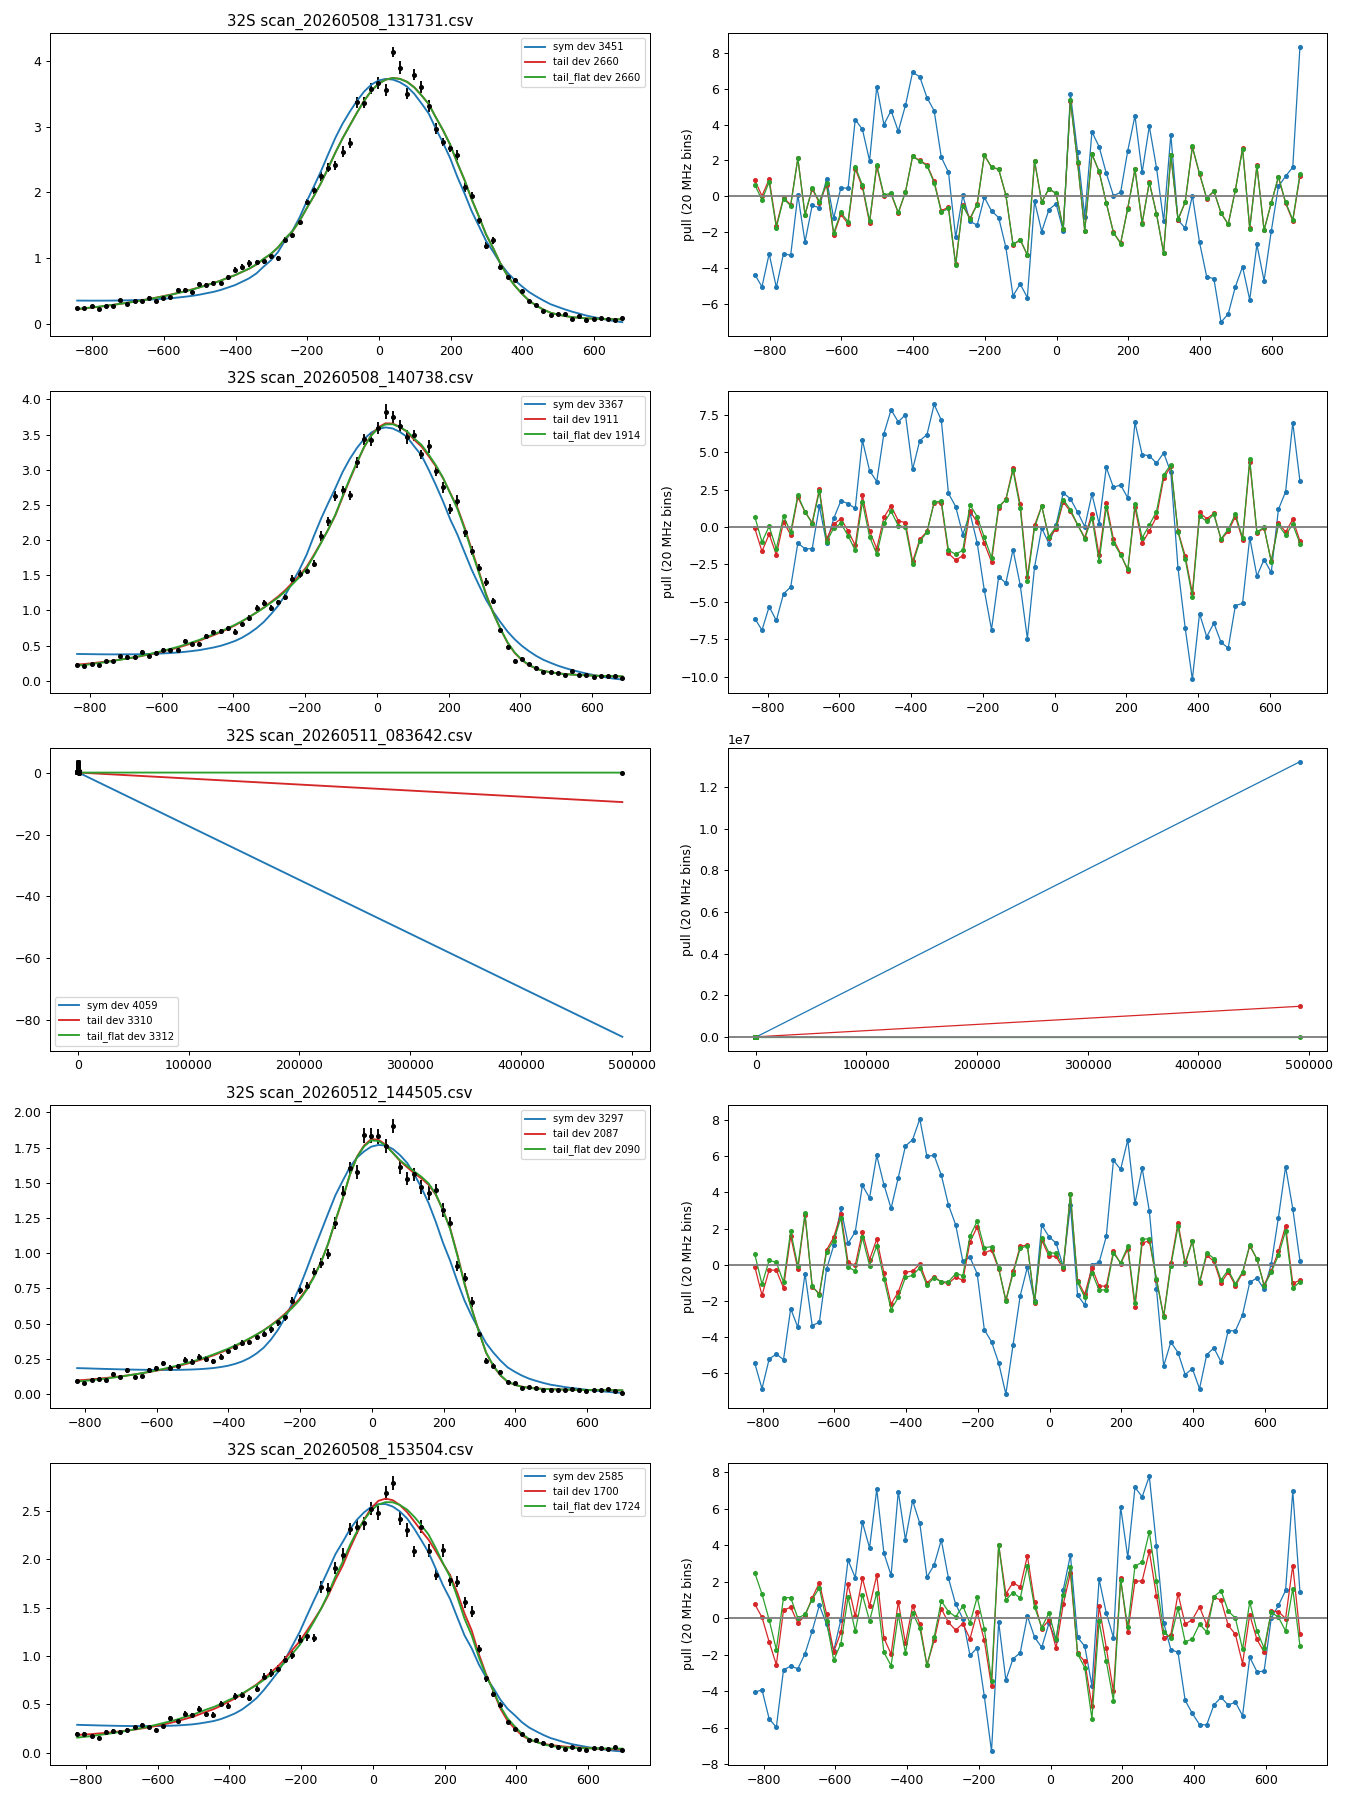

Write Python code to recreate this figure.
"""Prototype: exponential energy-loss tail on the ripple-averaged Voigt, high-stat 32S scans."""
import json, math, sys
import numpy as np
from scipy.optimize import least_squares
from scipy.signal import lfilter
REPO = r"C:\Users\EMALAB\Documents\Jackson\CREMA-Analysis"; sys.path.insert(0, REPO)
import matplotlib; matplotlib.use("Agg")
import matplotlib.pyplot as plt
import quick_isotope_shift as qis, rate_spectrum as rs, ripple_lineshape as rl

D = r"C:\Users\EMALAB\Desktop\DBD_daq_emalab\data"
CASES = [("32S", D + r"\scan_20260508_131731.csv", (4.25, 5.5)), ("32S", D + r"\scan_20260508_140738.csv", (4.25, 5.5)),
         ("32S", D + r"\scan_20260511_083642.csv", (4.25, 5.25)), ("32S", D + r"\scan_20260512_144505.csv", (4.25, 5.25)),
         ("32S", D + r"\scan_20260508_153504.csv", (4.25, 5.5))]


def exp_tail2(h, p, lam):
    r = math.exp(-h / lam)
    c1 = (lam * (1.0 - r) - h * r) / h
    c0 = (1.0 - r) - c1
    out = np.empty_like(p)
    out[-1] = p[-1]
    # vectorized via lfilter on reversed sequence: y[m] = c0 p[m] + c1 p[m-1] + r y[m-1]
    pr = p[::-1]
    y = lfilter([c0, c1], [1.0, -r], pr)
    # lfilter assumes p[-1] = 0 and y[-1] = 0 before start; correct the start transient exactly:
    # homogeneous solution adds (T_N - y_0) r^m with the true T_N = p_N (flat continuation)
    y0_true = pr[0]
    corr = (y0_true - y[0]) * r ** np.arange(pr.size)
    return (y + corr)[::-1]


def make_model(fx, laser_fwhm, ripple_hw, h=1.0):
    lo, hi = fx.min() - 50.0, fx.max() + 50.0
    x_mean = None
    def profile(x, x0, sd, gam, f, lam):
        core = rl.ripple_voigt(x - x0, sd, gam, ripple_hw, laser_fwhm_MHz=laser_fwhm)
        if f <= 0 or lam <= 0:
            return core
        ext = min(10.0 * lam, 4000.0)
        grid = np.arange(lo, hi + ext + h, h)
        p = rl.ripple_voigt(grid - x0, sd, gam, ripple_hw, laser_fwhm_MHz=laser_fwhm)
        t = exp_tail2(h, p, lam)
        return (1.0 - f) * core + f * np.interp(x, grid, t)
    return profile


def fit(fx, fn, fe, profile, theta0, free, lower, upper, x_mean):
    names = ["amp", "x0", "sd", "gam", "b0", "b1", "f", "lam"]
    theta0 = np.array(theta0, float)
    free = np.array(free)
    def rate(th, x):
        amp, x0, sd, gam, b0, b1, f, lam = th
        return b0 + b1 * (x - x_mean) + amp * profile(x, x0, sd, gam, f, lam)
    def full(v):
        th = theta0.copy(); th[free] = v; return th
    def resid(v):
        mu = fe * np.clip(rate(full(v), fx), 1e-12, None)
        return rs._deviance_residuals(fn, mu)
    lo = np.array(lower, float)[free]; hi = np.array(upper, float)[free]
    x_start = np.clip(theta0[free], lo + 1e-6 * (np.abs(lo) + 1) * np.isfinite(lo), hi - 1e-6 * (np.abs(hi) + 1) * np.isfinite(hi))
    x_start = np.where(np.isfinite(x_start), x_start, theta0[free])
    res = least_squares(resid, x_start, bounds=(lo, hi), x_scale="jac", max_nfev=3000)
    th = full(res.x)
    mu = fe * np.clip(rate(th, fx), 1e-12, None)
    steps = np.maximum(1e-4 * np.abs(th), np.array([1e-4 * max(th[0], 1e-3), 0.05, 0.05, 0.05, 1e-6, 1e-9, 1e-4, 0.05]))
    at_b = (np.abs(res.x - lo) < 1e-6 * (np.abs(lo) + 1)) | (np.abs(res.x - hi) < 1e-6 * (np.abs(hi) + 1))
    act = free[~at_b]
    J = np.empty((mu.size, act.size))
    for k, j in enumerate(act):
        a, b = th.copy(), th.copy(); a[j] += steps[j]; b[j] -= steps[j]
        J[:, k] = (fe * np.clip(rate(a, fx), 1e-12, None) - fe * np.clip(rate(b, fx), 1e-12, None)) / (2 * steps[j])
    cov = np.linalg.pinv(J.T @ (J / mu[:, None]))
    err = dict.fromkeys(names, 0.0)
    for k, j in enumerate(act):
        err[names[j]] = math.sqrt(max(cov[k, k], 0))
    return dict(zip(names, th)), err, float(np.sum(res.fun ** 2)), rate, th


out = {}
fig, axes = plt.subplots(len(CASES), 2, figsize=(15, 4 * len(CASES)))
for row, (lab, path, gate) in enumerate(CASES):
    opts = dict(qis.DEFAULT_ANALYSIS_OPTIONS); opts["voltage_offset_V"] = 184.54201214242858; opts["bootstrap_replicas"] = 0
    spec, _ = qis._prepare_cut_file_for_label(lab, [qis.Path(path)], options=opts, per_isotope_tof_gates={lab: gate})
    mass = qis.SULFUR_MASSES_U[lab]
    base = rs.fit_rate_spectrum(spec, mass, opts)
    inp = rs._fit_inputs(spec, mass, opts, nu_ref=base["nu_ref_GHz"] * 1000.0)
    fx, fn, fe = inp["fx"], inp["fn"], inp["fe"]
    keep = fe > 0; fx, fn, fe = fx[keep], fn[keep], fe[keep]
    x_mean = float(np.average(fx, weights=fe))
    prof = make_model(fx, inp["laser_fwhm"], inp["ripple_hw"])
    p = base["fit_params"]
    lower = [0, fx.min(), 0, 0, -np.inf, -np.inf, 0, 5.0]
    upper = [np.inf, fx.max(), 2000, 2000, np.inf, np.inf, 0.95, 3000.0]
    th_sym = [p["amplitude"], p["center"], p["sigma_doppler"], p["gamma"], p["background"], p["slope"], 0.0, 100.0]
    sym = fit(fx, fn, fe, prof, th_sym, [0, 1, 2, 3, 4, 5], lower, upper, x_mean)
    results = {"sym": sym}
    best = None
    for f0, lam0 in ((0.2, 100.0), (0.3, 250.0), (0.15, 500.0)):
        th = list(th_sym); th[6] = f0; th[7] = lam0; th[1] = p["center"] + 30
        r = fit(fx, fn, fe, prof, th, [0, 1, 2, 3, 4, 5, 6, 7], lower, upper, x_mean)
        if best is None or r[2] < best[2]:
            best = r
    results["tail"] = best
    # tail, flat background (slope fixed 0)
    best0 = None
    for f0, lam0 in ((0.2, 100.0), (0.3, 250.0), (0.15, 500.0)):
        th = list(th_sym); th[6] = f0; th[7] = lam0; th[5] = 0.0; th[1] = p["center"] + 30
        r = fit(fx, fn, fe, prof, th, [0, 1, 2, 3, 4, 6, 7], lower, upper, x_mean)
        if best0 is None or r[2] < best0[2]:
            best0 = r
    results["tail_flat"] = best0
    name = qis.Path(path).name
    out[name] = {}
    print(f"\n{lab} {name}  counts {int(fn.sum())}  cells {fx.size}  ripple a={inp['ripple_hw']:.1f}")
    for key, (par, err, dev, rate, th) in results.items():
        out[name][key] = dict(params=par, errors=err, deviance=dev)
        print(f"  {key:10s} dev {dev:9.1f}  x0 {par['x0']:+7.1f}({err['x0']:.1f})  sd {par['sd']:6.1f}({err['sd']:.1f}) gam {par['gam']:5.1f}({err['gam']:.1f})"
              f"  b0 {par['b0']:.4f} b1 {par['b1']*1000:+.4f}/GHz  f {par['f']:.3f}({err['f']:.3f}) lam {par['lam']:6.1f}({err['lam']:.1f})")
    # plot data vs models (binned 20 MHz) + pulls
    centers, nb, eb, idx = rs._binned(fx, fn, fe, 20.0)
    ok = eb > 0
    ax, axr = axes[row, 0], axes[row, 1]
    ax.errorbar(centers[ok], nb[ok] / eb[ok], yerr=np.sqrt(np.clip(nb[ok], 1, None)) / eb[ok], fmt="o", ms=3, color="k")
    for key, col in (("sym", "C0"), ("tail", "C3"), ("tail_flat", "C2")):
        par, err, dev, rate, th = results[key]
        mu = fe * rate(th, fx)
        mb = np.bincount(idx, weights=mu, minlength=centers.size)
        ax.plot(centers[ok], mb[ok] / eb[ok], color=col, label=f"{key} dev {dev:.0f}")
        axr.plot(centers[ok], (nb[ok] - mb[ok]) / np.sqrt(np.clip(mb[ok], 1e-9, None)), color=col, marker=".", lw=1)
    ax.set_title(f"{lab} {name}"); ax.legend(fontsize=8); axr.axhline(0, color="gray"); axr.set_ylabel("pull (20 MHz bins)")
plt.tight_layout(); plt.savefig("tail_proto.png", dpi=90)
json.dump(out, open("tail_proto.json", "w"), indent=1, default=float)
